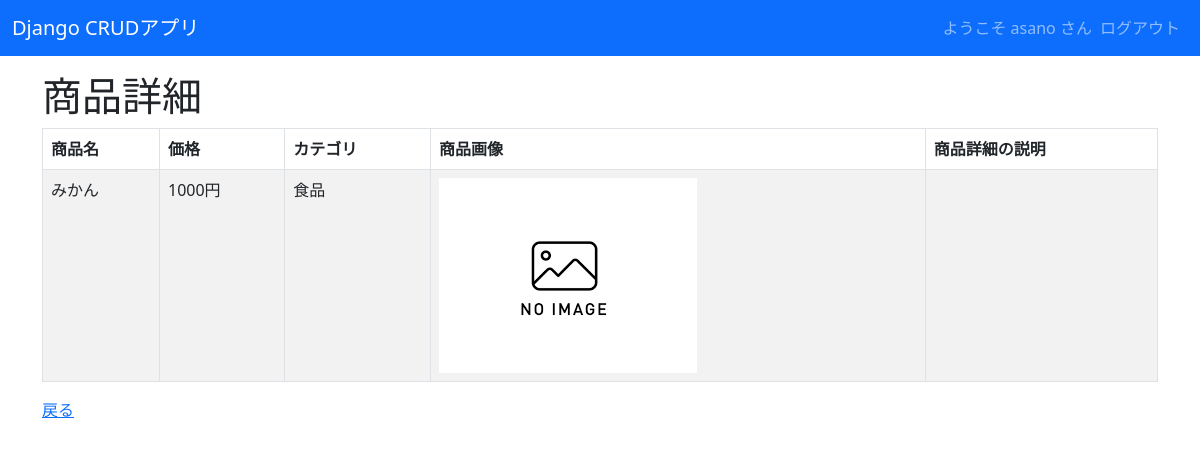
The page /crud/detail/3 (signed in) on the database its author committed.
### crud/models.py (models this page shows, shortened)
class Product(models.Model):
    name                = models.CharField(verbose_name="商品名", max_length=200)
    price               = models.PositiveIntegerField(verbose_name="金額")
    category            = models.ForeignKey(Category, verbose_name="カテゴリ", on_delete=models.CASCADE)
    img                 = models.ImageField(verbose_name="画像", blank=True, default='noImage.png')
    detail_description  = models.TextField(verbose_name="商品詳細の説明", blank=True, null=True,)

class Category(models.Model):
    name    = models.CharField(max_length=200)
    def __str__(self):
        return self.name

### crud/views.py (the view)
class ProductDetailView(LoginRequiredMixin,DetailView):
    model   = Product

### templates/crud/product_detail.html (shortened to what this page needs)
{% extends "base.html" %}
{% block content %}
    <h1>商品詳細</h1>
    <table class="table table-striped table-hover table-bordered" >
        <thead>
            <tr>
                <th>商品名</th>
                <th>価格</th>
                <th>カテゴリ</th>
                <th>商品画像</th>
                <th>商品詳細の説明</th>
            </tr>
        </thead>
        <tr>
            <td> {{ object.name }} </td>
            <td> {{ object.price }}円 </td>
            <td> {{ object.category }} </td>
            <td><img src="{{ product.img.url}}" style="width:100px height:auto;"></td>
            <td> {{ object.detail }} </td>
        </tr>
    </table>
    <a href="{% url 'crud:list' %}">戻る</a>
{% endblock %}

### templates/base.html (shortened to what this page needs)
<!DOCTYPE html>
<html lang="ja">
<head>
    <link href="https://cdn.jsdelivr.net/npm/bootstrap@5.3.0-alpha3/dist/css/bootstrap.min.css" rel="stylesheet">
</head>
<body>
    <nav class="navbar navbar-expand-lg navbar-dark bg-primary" style="margin-bottom: 1rem;">
        <div class="container-fluid">
            <a class="navbar-brand" href="{% url 'crud:list' %}">Django CRUDアプリ</a>
            <div class="collapse navbar-collapse" id="navbarNav">
                <ul class="navbar-nav ms-auto">
                    {% if request.user.is_authenticated %}
                    <span class="navbar-text">
                        ようこそ {{ user.get_username }} さん
                    </span>
                    <li class="nav-item">
                        <a class="nav-link" href="{% url 'crud:logout' %}">ログアウト</a>
                    </li>
                    {% else %}
                    <li class="nav-item">
                        <a class="nav-link" href="{% url 'crud:login' %}">ログイン</a>
                    </li>
                    {% endif %}
                </ul>
            </div>
        </div>
    </nav>
    <div class="container">
        {% block content %}{% endblock %}
    </div>
</body>
</html>

### rows shown on the page
Product: name "みかん", price "1000", category "食品", img (placeholder picture)

### other values the page prints
{{ user.get_username }} "asano"
